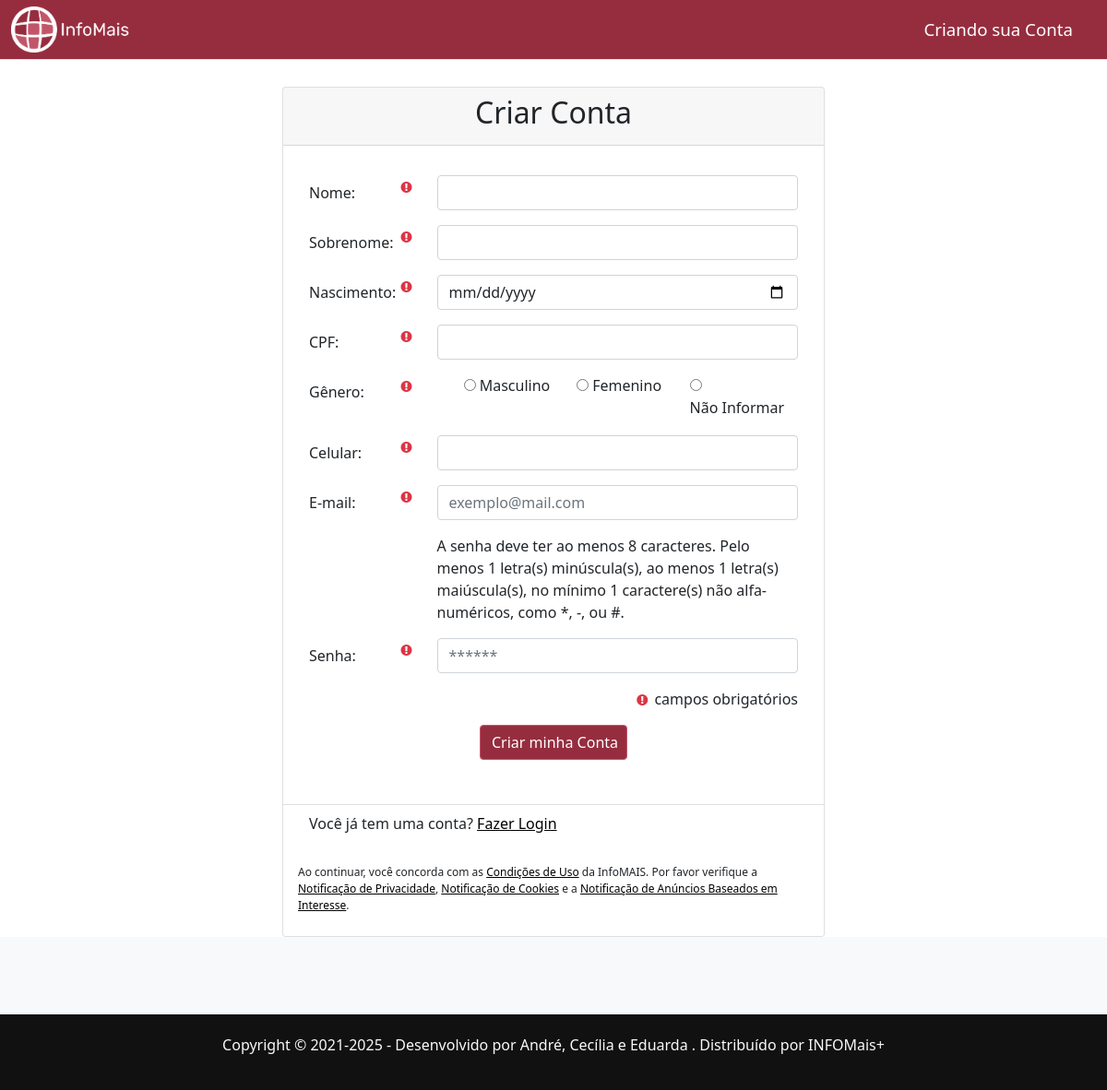
/login/signup.php?url=//localhost/login/login2.php, run on the app's committed database.
### tables this page shows
CREATE TABLE `genero` (
  `idGenero` int(11) NOT NULL,
  `tipoGenero` varchar(45) DEFAULT NULL
);

### config/config.php (called while the page is built, shortened)
<?php
	$url_host = "//$_SERVER[HTTP_HOST]"."/loja";
	$url_caminho = $url_host;
?>

### login/signup.php (the view, shortened to what this page needs)
<!DOCTYPE html>
<html lang="pt_br">
	<head>
		<?php include_once '../config/configuracao.php';  ?>
	</head>
	<body class="pg-login">
		<nav id="header" class="navbar navbar-expand-md navbar-dark fixed-top">
			<div id="menu-horizontal-fixed" class="container navbar-navs">
				<div class="nav-left" >
					<a href="<?php echo $url_caminho ?>"><img class="img-logo" src="<?php echo $url_caminho?>/theme/img/logos/logo2.png" title="<?php echo  $_SESSION['titulo']; ?>"></a>
				</div>
				<div class="nav-rigth" >
					<div id="login" class="dropdown">
					</div>
					<div id="carrinho">
						Criando sua Conta
					</div>
				</div>
			</div>
		</nav>
		<div id="page-singup" class="container-fluid">
			<div class="justify-content-center">
				<div id="singup">
					<div class="card">
						<div class="card-header">
							<h2 class="card-title text-center">Criar Conta</h2>
						</div>
						<div class="card-body">
							<form method="POST" class="mform" id="login-user" autocomplete="off" action="login2.php" accept-charset="utf-8">
								<div class="mb-3 row">
									<div class="col-md-3">
										<span class="float-sm-right text-nowrap">
											<abbr class="initialism text-danger" title="Necessários"><i class="icon fa fa-exclamation-circle text-danger fa-fw " title="Necessários" aria-label="Necessários"></i></abbr>
										</span>
										<label class="label form-label col-form-label" for="input_name">Nome:</label>
									</div>
									<div class="col-md-9">
										<input type="text" class="form-control" id="input_name" name="input_name">
									</div>
								</div>
								<div class="mb-3 row">
									<div class="col-md-3">
										<span class="float-sm-right text-nowrap">
											<abbr class="initialism text-danger" title="Necessários"><i class="icon fa fa-exclamation-circle text-danger fa-fw " title="Necessários" aria-label="Necessários"></i></abbr>
										</span>
										<label class="label form-label col-form-label" for="input_sobrename">Sobrenome:</label>
									</div>
									<div class="col-md-9">
										<input type="text" class="form-control" id="input_sobrename" name="input_sobrename" >
									</div>
								</div>
								<div class="mb-3 row">
									<div class="col-md-3">
										<span class="float-sm-right text-nowrap">
											<abbr class="initialism text-danger" title="Necessários"><i class="icon fa fa-exclamation-circle text-danger fa-fw " title="Necessários" aria-label="Necessários"></i></abbr>
										</span>
										<label class="label form-label col-form-label" for="input_nascimento">Nascimento:</label>
									</div>
									<div class="col-md-9">
										<input type="date" class="form-control" id="input_nascimento" name="input_nascimento" >
									</div>
								</div>
								<div class="mb-3 row">
									<div class="col-md-3">
										<span class="float-sm-right text-nowrap">
											<abbr class="initialism text-danger" title="Necessários"><i class="icon fa fa-exclamation-circle text-danger fa-fw " title="Necessários" aria-label="Necessários"></i></abbr>
										</span>
										<label class="label form-label col-form-label" for="input_cpf">CPF:</label>
									</div>
									<div class="col-md-9">
										<input type="text" class="form-control" id="input_cpf" name="input_cpf" maxlength="15" >
									</div>
								</div>
								<div class="mb-3 row">
									<div class="col-md-3">
										<span class="float-sm-right text-nowrap">
											<abbr class="initialism text-danger" title="Necessários"><i class="icon fa fa-exclamation-circle text-danger fa-fw " title="Necessários" aria-label="Necessários"></i></abbr>
										</span>
										<label class="label form-label col-form-label " for="input_cpf">Gênero:</label>
									</div>
									<div class="col-md-9 check-radio">
										<div class="form-check">
											<?php
												$genero = mysqli_query($con,"SELECT * FROM genero");
												while ( $list_genero =  mysqli_fetch_assoc($genero)) {
													echo '<div>
															<input type="radio" name="input_genero" value="'.$list_genero['idGenero'].'" id="input_genero'.$list_genero['idGenero'].'">
															<label class="form-check-label" for="input_genero'.$list_genero['idGenero'].'">'.$list_genero['tipoGenero'].'</label>
														</div>';
												}
											?>
										</div><?php if (isset($_SESSION['camp_branc_genero'])) {echo $_SESSION['camp_branc_genero']; unset($_SESSION['camp_branc_genero']);} ?>
									</div>
								</div>
								<div class="mb-3 row">
									<div class="col-md-3">
										<span class="float-sm-right text-nowrap">
											<abbr class="initialism text-danger" title="Necessários"><i class="icon fa fa-exclamation-circle text-danger fa-fw " title="Necessários" aria-label="Necessários"></i></abbr>
										</span>
										<label class="label form-label col-form-label " for="input_celular">Celular:</label>
									</div>
									<div class="col-md-9">
										<input type="tel" class="form-control" id="input_celular" name="input_celular" >
									</div>
								</div>
								<div class="mb-3 row">
									<div class="col-md-3">
										<span class="float-sm-right text-nowrap">
											<abbr class="initialism text-danger" title="Necessários"><i class="icon fa fa-exclamation-circle text-danger fa-fw " title="Necessários" aria-label="Necessários"></i></abbr>
										</span>
										<label class="label form-label col-form-label" for="input_email">E-mail:</label>
									</div>
									<div class="col-md-9">
										<input type="email" class="form-control" id="input_email" name="input_email" placeholder="exemplo@mail.com" >
									</div>
								</div>
								<div class="mb-3 row">
									<div class="col-md-3"></div>
									<div class="col-md-9">
										A senha deve ter ao menos 8 caracteres. Pelo menos 1  letra(s) minúscula(s), ao menos 1 letra(s) maiúscula(s), no mínimo 1 caractere(s) não alfa-numéricos, como *, -, ou #.
									</div>
								</div>
								<div class="mb-3 row">
									<div class="col-md-3">
										<span class="float-sm-right text-nowrap">
											<abbr class="initialism text-danger" title="Necessários"><i class="icon fa fa-exclamation-circle text-danger fa-fw " title="Necessários" aria-label="Necessários"></i></abbr>
										</span>
										<label class="label form-label col-form-label" for="input_password">Senha:</label>
									</div>
									<div class="col-md-9">
										<input type="password" class="form-control" id="input_password" name="input_password" placeholder="******" >
									</div>
								</div>
								<div class="mb-3 row">
									<div class="col-md-3"></div>
									<div class="col-md-9" style="text-align: right;">
										<abbr class="initialism text-danger" title="Necessários"><i class="icon fa fa-exclamation-circle text-danger fa-fw " title="Necessários" aria-label="Necessários"></i></abbr> campos obrigatórios
									</div>
								</div>
								<div class="row mb-3">
									<div class="mb-3 justify-content-center">
										<input type="submit" name="entrar" value="Criar minha Conta" class="btn btn-primary">
									</div>
								</div>
							</form>
						</div>
						<div class="card-footer bg-white">
							<div class="mb-3 row">
								<div class="mb-3 justify-content-rigth">
									Você já tem uma conta? <a href="index.php?url=">Fazer Login</a>
								</div>
							</div>
							<div class="justify-content-center mb-3" style="font-size: 12px;">
								<div>
									Ao continuar, você concorda com as <a href="">Condições de Uso</a> da InfoMAIS. Por favor verifique a <a href="">Notificação de Privacidade</a>, <a href="">Notificação de Cookies</a> e a <a href="">Notificação de Anúncios Baseados em Interesse</a>.
								</div>
							</div>
						</div>
					</div>
				</div>
			</div>
		</div>
		<?php include_once '../config/footer.php' ?>
	</body>
</html>

### theme/css/all.css (style rules this page uses)
*, *::before, *::after { -webkit-box-sizing: border-box; box-sizing: border-box; }
html { font-family: Arial, Helvetica, Times, sans-serif; line-height: 1.15; -webkit-text-size-adjust: 100%; -webkit-tap-highlight-color: rgba(0,0,0,0); }
:root { --blue: #1177d1; --indigo: #6610f2; --purple: #613d7c; --pink: #e83e8c; --red: #d43f3a; --orange: #f0ad4e; --yellow: #ff7518; --green: #398439; --teal: #20c997; --cyan: #008196; --white: #fff; --gray: #6c757d; --gray-dark: #343a40; --primary: #1177d1; --secondary: #ced4da; --success: #398439; --info: #008196; --warning: #f0ad4e; --danger: #d43f3a; --light: #f8f9fa; --dark: #343a40; --breakpoint-xs: 0; --breakpoint-sm: 576px; --breakpoint-md: 768px; --breakpoint-lg: 992px; --breakpoint-xl: 1200px; --font-family-sans-serif: -apple-system,BlinkMacSystemFont,"Segoe UI",Roboto,"Helvetica Neue",Arial,"Noto Sans",sans-serif,"Apple Color Emoji","Segoe UI Emoji","Segoe UI Symbol","Noto Color Emoji"; --font-family-monospace: SFMono-Regular,Menlo,Monaco,Consolas,"Liberation Mono","Courier New",monospace; }
:root { --color_primary: #88b77b; --color_secondary: #f60; --white: #fff; --black: #000; --wild_sand: #f4f4f4; --color_storm_dust_approx: #656565; --light_grey: #acacac; --color_alto_approx: #dedede; --dark_grey: #111; --color_mercury_approx: #e8e3e3; --color_chicago_approx: #5c5c5c; --color_celeste_approx: #ccc; --light_blue: #5a7ec9; --dark_gray: #2d2d2d; --grey: #828282; --asparagus: #689f59; --dark_red: #cd2129; --color_mountain_mist_approx: #999; --color_gallery_approx: #eee; --mercury: #e5e5e5; --color_cerulean: #2caae1; --color_cinnabar: #dd4b39; --color_montana: #373a3c; --boston_blue: #3a87ad; --color_gravel_approx: #434343; --pattens_blue: #d9edf7; --seal_brown: #3e1a1a; --color_primary_approx_30: rgba(63,151,210,.3); --color_primary_approx_60: rgba(63,151,210,.6); --font_0: robotobold; --font_1: robotoregular; --font_2: fontawesome; --color_2: #c25669; --color_1: #962D3F; --color_title_produtos : rgb(102, 102, 102) }
#header { border-bottom: 1px solid #e8e3e3; background: #962D3F!important; }
.navbar { max-height: 51em; }
.container { width: 100%; max-width: 100%; }
#header { height: 65px; }
img.img-logo { height: 50px; width: auto; }
#header { color: var(--white); }
a,a:hover,a:link { text-decoration: none; cursor: pointer; }
#header a { color: var(--white); }
#menu-horizontal-fixed { position: unset; top: 5px; left: 6px; }
#header.navbar { padding: 0em!important; padding-bottom: 0.6rem; }
.nav-left { display: flex; align-items: center; justify-content: flex-start; align-content: space-around; flex-wrap: nowrap; flex-direction: row; float: left; width: 30%; }
.nav-rigth { margin-top: 0%; display: flex; width: 40%; align-content: stretch; justify-content: space-between; align-items: center; flex-wrap: nowrap; flex-direction: row; font-size: 14pt; }
a,a:hover,a:link { text-decoration: none; }
#header a,#header a:link { color: var(--white); }
.nav-rigth div#login,.nav-rigth div#carrinho { text-align: center; width: 45%; height: 40.5px; }
.nav-rigth div#login { display: unset; align-content: stretch; justify-content: center; align-items: center; flex-wrap: nowrap; flex-direction: row; }
.nav-rigth div#carrinho { display: flex; align-content: stretch; justify-content: center; align-items: center; flex-wrap: nowrap; flex-direction: row; }
body { transition: 2s ease; }
#page-login,#page-singup { margin-top: 70px; }
a,a:hover { color: #000; }
#page-singup { background: #fff; }
#page-singup .justify-content-center { display: flex; }
#page-singup div#singup { width: 50%; }
#page-singup div a { text-decoration: underline; }
#page-singup .btn { width: 160px; }
#page-singup .check-radio .form-check { display: flex; }
#page-singup .check-radio .form-check div { width: 130px; margin-left: 5px; margin-right: 5px; }
.text-nowrap { white-space: nowrap!important; }
@media (min-width: 576px) { .float-sm-right { float: right!important; } }
input, button, select, optgroup, textarea { margin: 0; font-family: inherit; font-size: inherit; line-height: inherit; }
.row { margin-left: 0; margin-right: 0; }
.btn-primary { color: #fff; background-color: #962d3f; border-color: #c25669; }

### data on the page
genero: tipoGenero "Masculino"
genero: tipoGenero "Femenino"
genero: tipoGenero "Não Informar"
